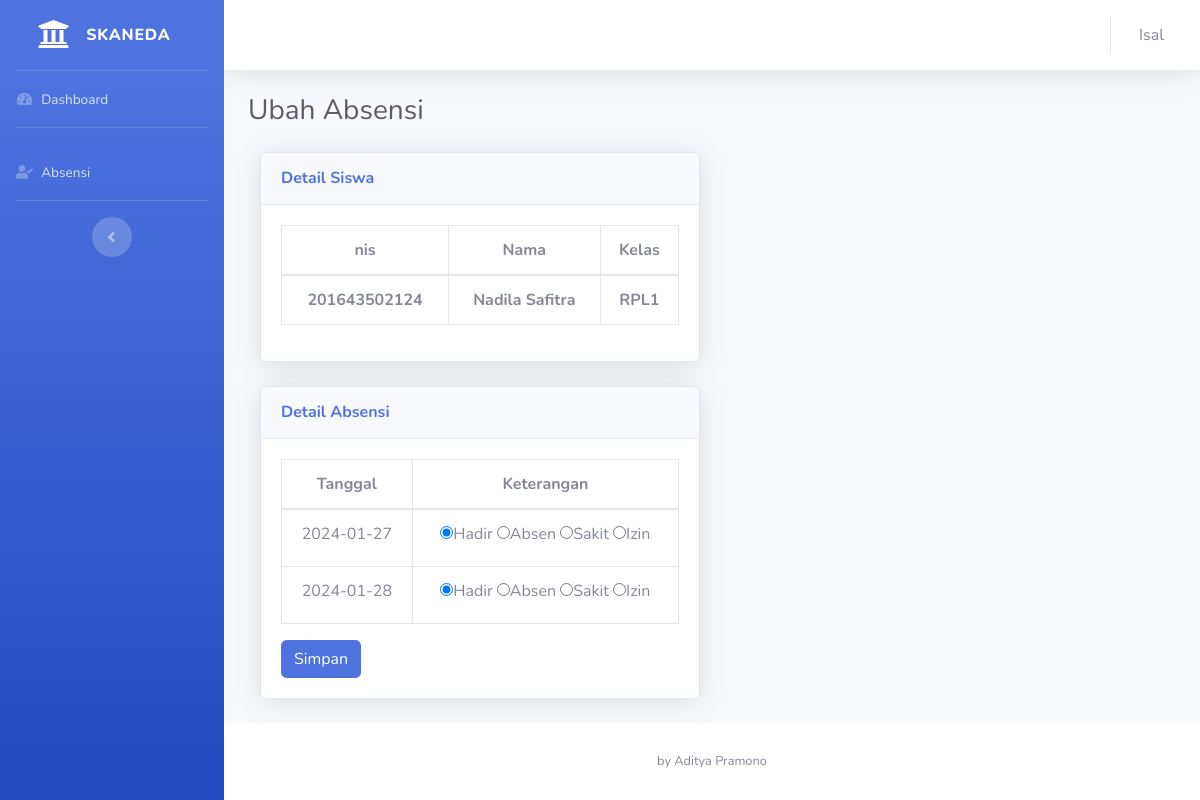
Page /detaileditabsensi.php?kelas=1&nis=201643502124 (signed in) on the committed database.
### tables this page shows
CREATE TABLE `siswa` (
  `nis` varchar(15) NOT NULL,
  `nama` varchar(30) NOT NULL,
  `jk` enum('Pria','Wanita') NOT NULL,
  `tgl_lahir` date NOT NULL,
  `alamat` varchar(255) NOT NULL,
  `id_kelas` varchar(11) NOT NULL
);

CREATE TABLE `kelas` (
  `id_kelas` int NOT NULL,
  `nama_kelas` varchar(30) NOT NULL,
  `id_guru` varchar(11) NOT NULL
);

CREATE TABLE `absensi` (
  `id_absen` int NOT NULL,
  `jam_pelajaran` int NOT NULL,
  `keterangan` enum('Hadir','Sakit','Izin','Absen') NOT NULL,
  `id_kelas` varchar(11) NOT NULL,
  `nis` varchar(15) NOT NULL,
  `id_guru` int NOT NULL,
  `date_created` date DEFAULT NULL
);

### detaileditabsensi.php (the view, shortened to what this page needs)
<?php
include "koneksi.php";
$id_kelas = $_GET['kelas'];
$nis = $_GET['nis'];
?>
<!DOCTYPE html>
<html lang="en">
<head>
  <link href="vendor/fontawesome-free/css/all.min.css" rel="stylesheet" type="text/css">
  <link href="css/sb-admin-2.min.css" rel="stylesheet">
  <link href="vendor/datatables/dataTables.bootstrap4.min.css" rel="stylesheet">
</head>
<body id="page-top">
  <div id="wrapper">
    <?php include "./sidebar.php"; ?>
    <div id="content-wrapper" class="d-flex flex-column">
      <div id="content">
        <?php include "./navbar.php"; ?>
        <div class="container-fluid">
          <h1 class="h3 mb-4 text-gray-800">Ubah Absensi </h1>
          <form role="form" action="editabsensi.php?kelas=<?php echo $id_kelas; ?>&nis=<?php echo $nis; ?>" method="post" name="postform" enctype="multipart/form-data">
            <?php
            $sql = "SELECT *, k.nama_kelas FROM siswa s JOIN kelas k ON s.id_kelas=k.id_kelas WHERE nis='$nis'";
            $query = mysqli_query($koneksi, $sql);
            if (!$query) {
              echo "Error: " . mysqli_error($koneksi);
            } else {
              while ($data = mysqli_fetch_array($query)) {
                $nama = $data["nama"];
                $nama_kelas = $data["nama_kelas"];
              }
            }
            ?>
            <div class="col-md-6">
              <div class="card shadow mb-4">
                <div class="card-header py-3">
                  <h6 class="m-0 font-weight-bold text-primary">Detail Siswa</h6>
                </div>
                <div class="card-body">
                  <form role="form" action=".php?id=<?php echo $_GET['kelas']; ?>" method="post" name="postform" enctype="multipart/form-data">
                    <div class="table-responsive">
                      <table class="table table-bordered" id="" width="100%" cellspacing="0">
                        <thead>
                          <tr align="center">
                            <th>nis</th>
                            <th>Nama</th>
                            <th>Kelas</th>
                          </tr>
                        </thead>
                        <tbody align="center">
                          <th><?= $nis; ?></th>
                          <th><?= $nama; ?></th>
                          <th><?= $nama_kelas; ?></th>
                        </tbody>
                      </table>
                    </div>
                </div>
              </div>
            </div>
            <div class="col-md-6">
              <div class="card shadow mb-4">
                <div class="card-header py-3">
                  <h6 class="m-0 font-weight-bold text-primary">Detail Absensi</h6>
                </div>
                <div class="card-body">
                  <div class="table-responsive">
                    <table class="table table-bordered" id="" width="100%" cellspacing="0">
                      <thead>
                        <tr align="center">
                          <th>Tanggal</th>
                          <th>Keterangan</th>
                        </tr>
                      </thead>
                      <tbody align="center">
                        <?php
                        $sql = "SELECT * FROM `absensi` WHERE id_kelas='$id_kelas' AND nis='$nis'";
                        $query = mysqli_query($koneksi, $sql);
                        while ($data = mysqli_fetch_array($query)) {
                          $id_absen = $data[0];
                          $tanggal = $data["date_created"];
                          $keterangan = $data["keterangan"];
                        ?>
                          <tr>
                            <td><?= $tanggal; ?></td>
                            <td>
                              <label class="radio-inline"><input type="radio" name="<?= 'ket' . $id_absen; ?>" id="<?= 'opsi1' . $id_absen; ?>" <?php if ($keterangan == "Hadir") {
                                                                                                                                                  echo "checked";
                                                                                                                                                } ?> value="Hadir">Hadir</label>
                              <label class="radio-inline"><input type="radio" name="<?= 'ket' . $id_absen; ?>" id="<?= 'opsi1' . $id_absen; ?>" <?php if ($keterangan == "Absen") {
                                                                                                                                                  echo "checked";
                                                                                                                                                } ?> value="Absen">Absen</label>
                              <label class="radio-inline"><input type="radio" name="<?= 'ket' . $id_absen; ?>" id="<?= 'opsi1' . $id_absen; ?>" <?php if ($keterangan == "Sakit") {
                                                                                                                                                  echo "checked";
                                                                                                                                                } ?> value="Sakit">Sakit</label>
                              <label class="radio-inline"><input type="radio" name="<?= 'ket' . $id_absen; ?>" id="<?= 'opsi1' . $id_absen; ?>" <?php if ($keterangan == "Izin") {
                                                                                                                                                  echo "checked";
                                                                                                                                                } ?> value="Izin">Izin</label>
                            </td>
                          </tr>
                        <?php } ?>
                      </tbody>
                    </table>
                    <button type="submit" class="btn btn-primary">Simpan</button>
          </form>
        </div>
      </div>
    </div>
  </div>
  <?php include "./footer.php"; ?>
</body>
</html>

### rows in the picture
siswa: nama "Nadila Safitra", id_kelas.nama_kelas "RPL1"
absensi: date_created "2024-01-27", keterangan "☑ Hadir", keterangan "☐ Absen", keterangan "☐ Sakit", keterangan "☐ Izin"
absensi: date_created "2024-01-28", keterangan "☑ Hadir", keterangan "☐ Absen", keterangan "☐ Sakit", keterangan "☐ Izin"

### other values in the picture
$guru_name "Isal"
$nis "201643502124"
